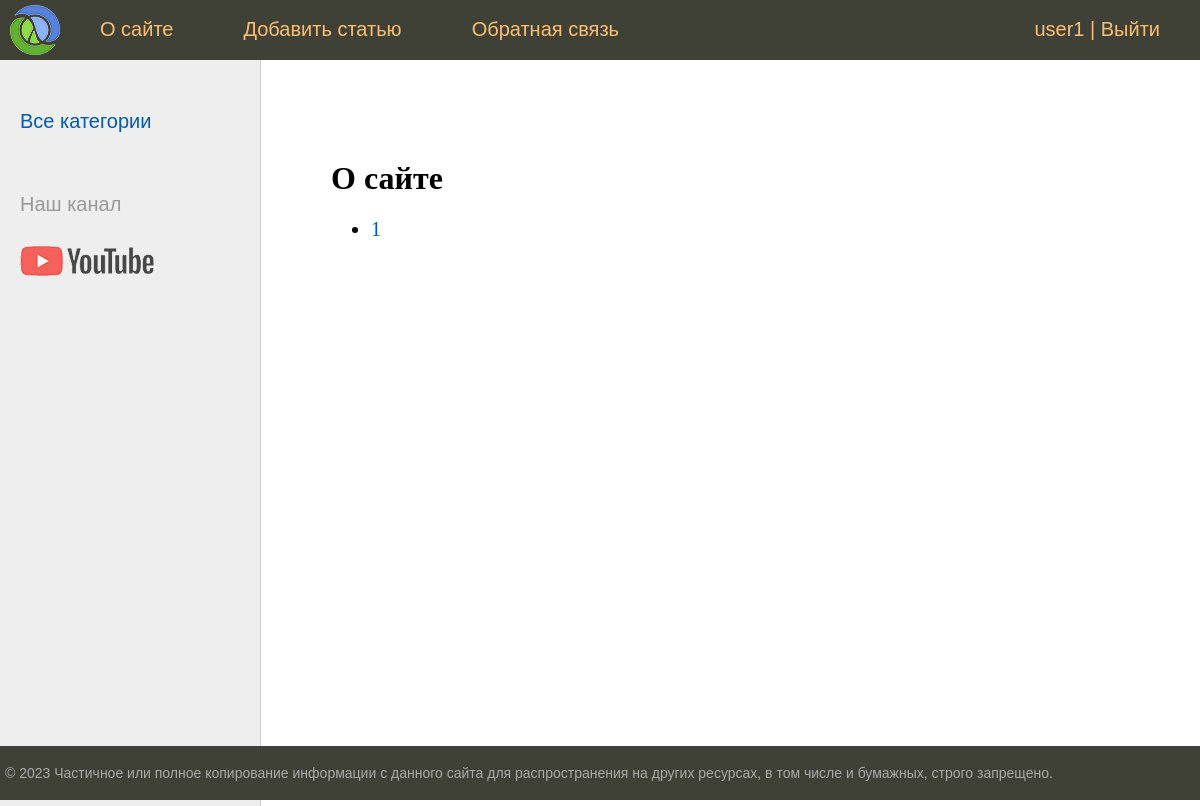
Before: /about/ (signed in) with the older database file.
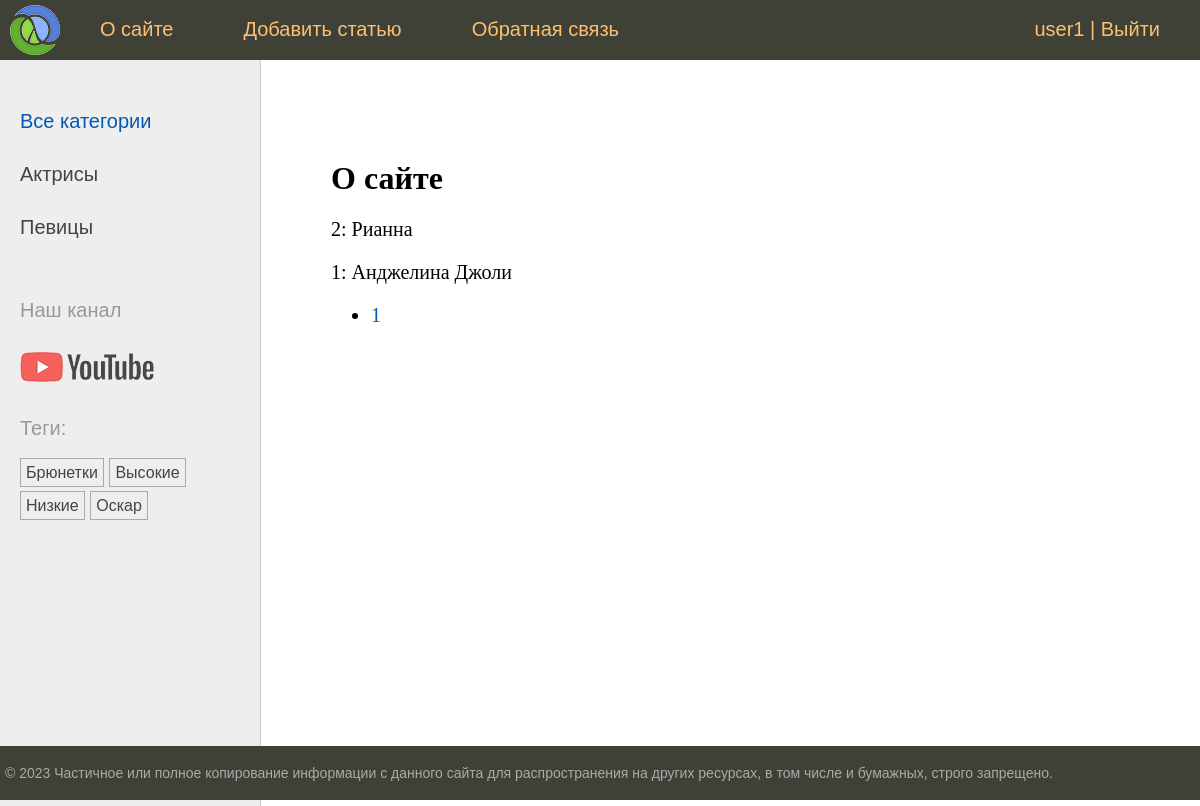
After: the same page with the newer database file.
### women/models.py (models this page shows, shortened)
class Category(models.Model):
    name = models.CharField(max_length=100, db_index=True, verbose_name='Категория')
    slug = models.SlugField(max_length=255, unique=True, db_index=True)
    class Meta():
        verbose_name = 'Категория'
        verbose_name_plural = 'Категории'
    def get_absolute_url(self):
        return reverse('category', kwargs={'cat_slug': self.slug})

class TagPost(models.Model):
    tag = models.CharField(max_length=100, db_index=True)
    slug = models.SlugField(max_length=255, unique=True, db_index=True)
    def get_absolute_url(self):
        return reverse('tag', kwargs={'tag_slug': self.slug})

class Women(models.Model):
    class Status(models.IntegerChoices):
        DRAFT = 0, 'Черновик'
        PUBLISHED = 1, 'Опубликовано'
    title = models.CharField(max_length=255, verbose_name='Заголовок')
    content = models.TextField(blank=True, verbose_name='Текст статьи')
    time_create = models.DateTimeField(auto_now_add=True, verbose_name='Время создания')
    time_update = models.DateTimeField(auto_now=True, verbose_name='Время обновления')
    is_published = models.BooleanField(choices=tuple(map(lambda x: (bool(x[0]), x[1]), Status.choices)), default=Status.DRAFT, verbose_name='Статус')
    slug = models.SlugField(max_length=255, unique=True, db_index=True, verbose_name='Slug')
    photo = models.ImageField(upload_to="photos/%Y/%m/%d/", default=None, blank=True, null=True, verbose_name='Фото')
    cat = models.ForeignKey('Category', on_delete=models.PROTECT, related_name='posts', verbose_name='Категория')
    tags = models.ManyToManyField('TagPost', blank=True, related_name='tags', verbose_name='Тэги')
    husband = models.OneToOneField('Husband', on_delete=models.SET_NULL, null=True, blank=True, related_name='woman', verbose_name='муж')
    author = models.ForeignKey(get_user_model(), on_delete=models.SET_NULL, related_name='posts', null=True, default=None)
    objects = models.Manager()
    published = PublishedManager()
    class Meta:
        verbose_name_plural = 'Известные женщины'
        verbose_name = "Известные женщины"
        ordering = ['-time_create']
        indexes = [models.Index(fields=['-time_create'])]

### women/views.py (the view)
# urls.py: path('about/', views.about, name='about'),
@login_required
def about(request):
    contact_list = Women.published.all()
    paginator = Paginator(contact_list, 3)
    page_number = request.GET.get('page')
    page_obj = paginator.get_page(page_number)
    return render(request, 'women/about.html', {'title': 'О сайте', 'page_obj': page_obj})

### users/context_processors.py (called while the page is built)
def get_women_context(request):
    return {'mainmenu': menu}

### women/models.py (called while the page is built)
    def get_queryset(self):
        return super().get_queryset().filter(is_published=Women.Status.PUBLISHED)

### women/templatetags/women_tags.py (called while the page is built)
@register.inclusion_tag('women/list_categories.html')
def show_categories(cat_selected=0):
    cats = Category.objects.annotate(total=Count('posts')).filter(total__gt=0)
    return {'cats': cats, 'cat_selected': cat_selected}

@register.inclusion_tag('women/list_tags.html')
def show_all_tags():
    return {'tags': TagPost.objects.annotate(total=Count('tags')).filter(total__gt=0)}

### women/templates/women/about.html
{% extends 'base.html' %}
{% block content %}
<h1>{{ title }}</h1>
{% for item in page_obj %}
    <p>{{ item.pk }}: {{ item.title }}</p>
{% endfor %}
<nav>
    <ul>
       {% for p in page_obj.paginator.page_range%}
       <li>
          <a href="?page={{ p }}">{{ p }}</a>
       </li>
       {% endfor %}
    </ul>
</nav>
{% endblock %}

### templates/base.html (shortened to what this page needs)
{% load static %}
{% load women_tags %}
<!DOCTYPE html>
<html>
<head>
	<link type="text/css" href="{% static 'women/css/styles.css' %}" rel="stylesheet" />
</head>
<body>
<table class="table-page" border=0 cellpadding="0" cellspacing="0">
<tr><td valign=top>
{% block mainmenu %}
		<div class="header">
			<ul id="mainmenu" class="mainmenu">
			<li class="logo"><a href="{% url 'home' %}"><div class="logo"></div></a></li>
{% for m in mainmenu %}
	 <li><a href="{% url m.url_name %}">{{m.title}}</a></li>
{% endfor %}
{% if user.is_authenticated %}
<form id="logoutForm" method="post" action="{% url 'users:logout' %}">
					<li class="last"><a href="{% url 'users:profile' %}">{{ user.username }}</a> | <a href="" onclick="document.getElementById('logoutForm').submit(); return false;">Выйти</a></li>
				</form>
{% else %}
         <li class="last"><a href="{% url 'users:login' %}">Войти</a>|<a href="{% url 'users:register' %}">Регистрация</a></li>
{% endif %}
			</ul>
		</div>
{% endblock mainmenu %}
<table class="table-content" border=0 cellpadding="0" cellspacing="0">
<tr>
	<td valign="top" class="left-chapters">
	<ul id="leftchapters">
                {% if cat_selected == 0 or cat_selected is None %}
		<li class="selected">Все категории</li>
                {% else %}
                <li><a href="{% url 'home'%}">Все категории</a></li>
                {% endif %}
                {% show_categories cat_selected %}
		<li class="share">
		<p>Наш канал</p>
		<a class="share-yt" href="https://www.youtube.com/channel/UClJzWfGWuGJL2t-3dYKcHTA/playlists" target="_blank" rel="nofollow"></a>
		</li>
                <li>{% show_all_tags %}</li>
	</ul>
</td>
<td valign="top" class="content">
	<div class="content-text">
{% block content %}
{% endblock %}
	</div>
</td></tr></table>
</td></tr>
<tr><td valign=top>
	<div id="footer">
		<p>&copy; 2023 Частичное или полное копирование информации с данного сайта для распространения на других ресурсах, в том числе и бумажных, строго запрещено.</p>
	</div>
</td></tr></table>
</body>
</html>

### women/templates/women/list_categories.html
{% for cat in cats %}
  {% if cat.id == cat_selected %}
    <li class="selected">{{ cat.name }}</li>
    {% else %}
    <li><a href="{{ cat.get_absolute_url }}">{{ cat.name }}</a></li>
  {% endif %}
{% endfor %}

### women/templates/women/list_tags.html
{% if tags %}
    <p>Теги:</p>
    <ul class="tags-list">
        {% for t in tags %}
        <li><a href="{{ t.get_absolute_url }}">{{ t.tag }}</a></li>
        {% endfor %}
    </ul>
{% endif %}

Changed rows visible on the page:
added Category: name "Актрисы"
added Category: name "Певицы"
added TagPost: tag "Брюнетки"
added TagPost: tag "Высокие"
added TagPost: tag "Низкие"
added TagPost: tag "Оскар"
added Women: pk "2", title "Рианна"
added Women: pk "1", title "Анджелина Джоли"
Other visible differences:
text now shown: "Теги:"
